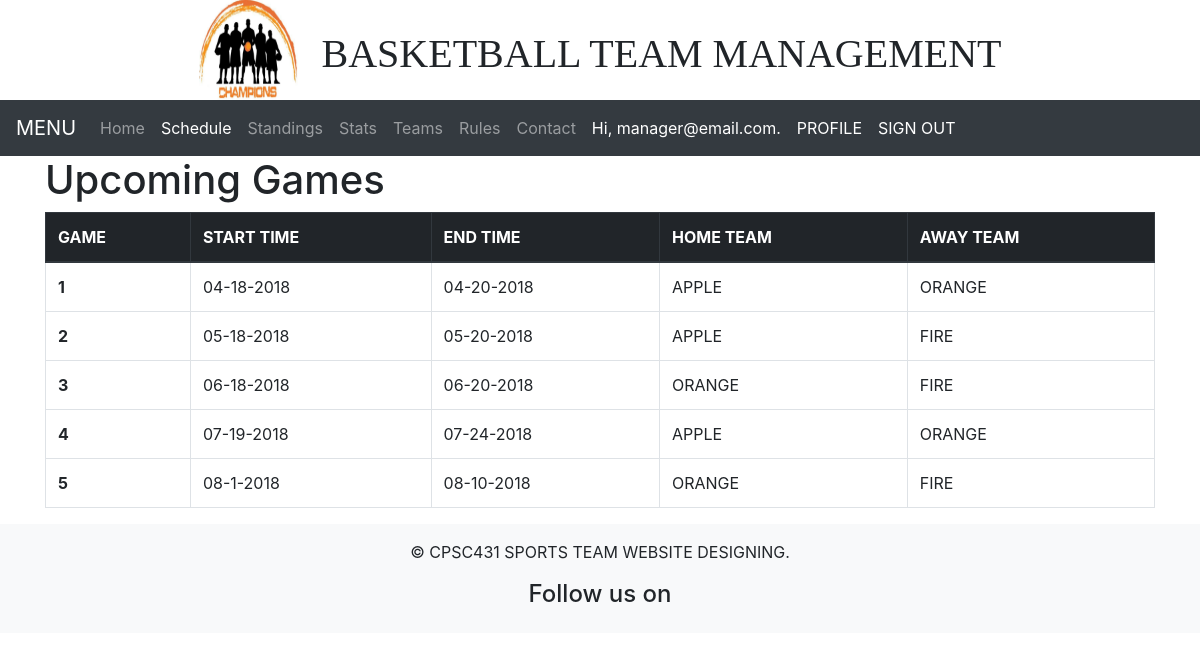
The app's page /view_games.php (signed in) with its own data.
### tables this page shows
CREATE TABLE GAMES
(
  GAME_ID INT(10) UNSIGNED NOT NULL AUTO_INCREMENT PRIMARY KEY,
  START_DAY VARCHAR(100),
  END_DAY VARCHAR(150) NOT NULL
);

CREATE TABLE TEAMS
(
  TEAM_ID INT(10) UNSIGNED NOT NULL AUTO_INCREMENT PRIMARY KEY,
  TMANAGER_ID INT(10) UNSIGNED NOT NULL,
  TEAM_NAME  VARCHAR(100),
  WIN TINYINT(3) UNSIGNED DEFAULT 0,
  LOSS TINYINT(3) UNSIGNED DEFAULT 0,

  FOREIGN KEY (TMANAGER_ID) REFERENCES MANAGER(MANAGER_ID)
);

### view_games.php (the view, shortened to what this page needs)
<?php
     require "header.php";
?>
<head>
<link rel="stylesheet" href="https://maxcdn.bootstrapcdn.com/bootstrap/4.0.0/css/bootstrap.min.css">
</head>
<body>
  <nav class="navbar navbar-expand-lg navbar-dark bg-dark">
    <a class="navbar-brand" href="#">MENU</a>
    <div class="collapse navbar-collapse" id="navbarNavDropdown">
      <ul class="navbar-nav">
        <li class="nav-item">
          <a class="nav-link" href="regular_page.php">Home </a>
        </li>
        <li class="nav-item active">
          <a class="nav-link" href="view_games.php">Schedule</a>
        </li>
        <li class="nav-item">
          <a class="nav-link" href="view_standings.php">Standings</a>
        </li>
        <li class="nav-item">
          <a class="nav-link" href="user_view_stats.php">Stats</a>
        </li>
        <li class="nav-item">
          <a class="nav-link" href="view_teams.php">Teams</a>
        </li>
        <li class="nav-item">
          <a class="nav-link" href="rules.php">Rules</a>
        </li>
        <li class="nav-item">
          <a class="nav-link" href="contact.html">Contact</a>
        </li>
        <li id="info"class="nav-item active">
        <a class="nav-link"    <b><?php
          echo "Hi, " .$_SESSION['email'];
           ?></b>.
        </a>
        </li>
        <li id="Profile"class="nav-item active">
          <a class="nav-link" href="update_profile.php">PROFILE</a>
        </li>
        <li id="logout"class="nav-item active">
          <a class="nav-link" href="logout.php">SIGN OUT</a>
        </li>
      </ul>
    </div>
  </nav>
  <section id="body">
      <div class="container">
        <h1>Upcoming Games</h1>
        <?php
          $link = mysqli_connect(DB_SERVER, DB_USERNAME, DB_PASSWORD, DB_NAME);
          $query = "SELECT G.GAME_ID, G.START_DAY, G.END_DAY, T.TEAM_NAME
          FROM PLAY P, GAMES G, TEAMS T
          WHERE T.TEAM_ID = P.PTEAM_ID AND G.GAME_ID = P.PGAME_ID
          ORDER BY GAME_ID;";
          if ($stmt = $link->prepare($query)) {
            $stmt->execute();
            $stmt->store_result();
            $stmt->bind_result(
              $GID,
              $STD,
              $ETD,
              $TN
            );
          }
        ?>
        <table class="table table-bordered table-hover">
          <thead class="thead-dark">
            <tr class="info">
              <th scope="col">GAME</th>
              <th scope="col">START TIME</th>
              <th scope="col">END TIME</th>
              <th scope="col">HOME TEAM</th>
              <th scope="col">AWAY TEAM</th>
            </tr>
          </thead>
          <?php
            while($stmt->fetch()){
              echo "<tr>\n";
              echo "<th scope=\"row\">".$GID."</th>\n";
              echo "<td>".$STD."</td>\n";
              echo "<td>".$ETD."</td>\n";
              echo "<td>".$TN."</td>\n";
              $stmt->fetch();
              echo "<td>".$TN."</td>\n";
              echo "</tr>";
            }
          ?>
        </table>
      </body>
</body>
  <?php
  require "footer.php";
  ?>

### header.php (shortened to what this page needs)
<!DOCTYPE html>
<html>
<head>
	<link rel="stylesheet" href="css/header.css">
</head>
	<header>
		<div id="top">
			<img src="./logo/1.jpg" alt="CSUF LOGO" height="100" width="100" />
			<h1 id="header-title" class="font-effect-fire-animation"> BASKETBALL TEAM MANAGEMENT </h1>
		</div>
	</header>
</html>

### footer.php (shortened to what this page needs)
<footer>
  <link rel="stylesheet" href="css/footer.css">
    <p>&copy; CPSC431 SPORTS TEAM WEBSITE DESIGNING.<br />
      <h4>Follow us on</h4>
</footer>

### css/header.css (style rules this page uses)
#top { display: flex; text-align: center; justify-content: center; }
#header-title { text-align: center; padding-bottom: 0px; padding-top: 30px; padding-left: 23px; font-family: 'Monoton', cursive; }

### css/footer.css (style rules this page uses)
footer { width: 100%; background-color: #f8f9fa; position: relative; right: 0; bottom: 0; left: 0; padding: 1rem; text-align: center; }

### records on screen
games: GAME_ID "1", START_DAY "04-18-2018", END_DAY "04-20-2018", teams.TEAM_NAME "APPLE", teams.TEAM_NAME "ORANGE"
games: GAME_ID "2", START_DAY "05-18-2018", END_DAY "05-20-2018", teams.TEAM_NAME "APPLE", teams.TEAM_NAME "FIRE"
games: GAME_ID "3", START_DAY "06-18-2018", END_DAY "06-20-2018", teams.TEAM_NAME "ORANGE", teams.TEAM_NAME "FIRE"
games: GAME_ID "4", START_DAY "07-19-2018", END_DAY "07-24-2018", teams.TEAM_NAME "APPLE", teams.TEAM_NAME "ORANGE"
games: GAME_ID "5", START_DAY "08-1-2018", END_DAY "08-10-2018", teams.TEAM_NAME "ORANGE", teams.TEAM_NAME "FIRE"

### other values on screen
$_SESSION['email'] "manager@email.com"
